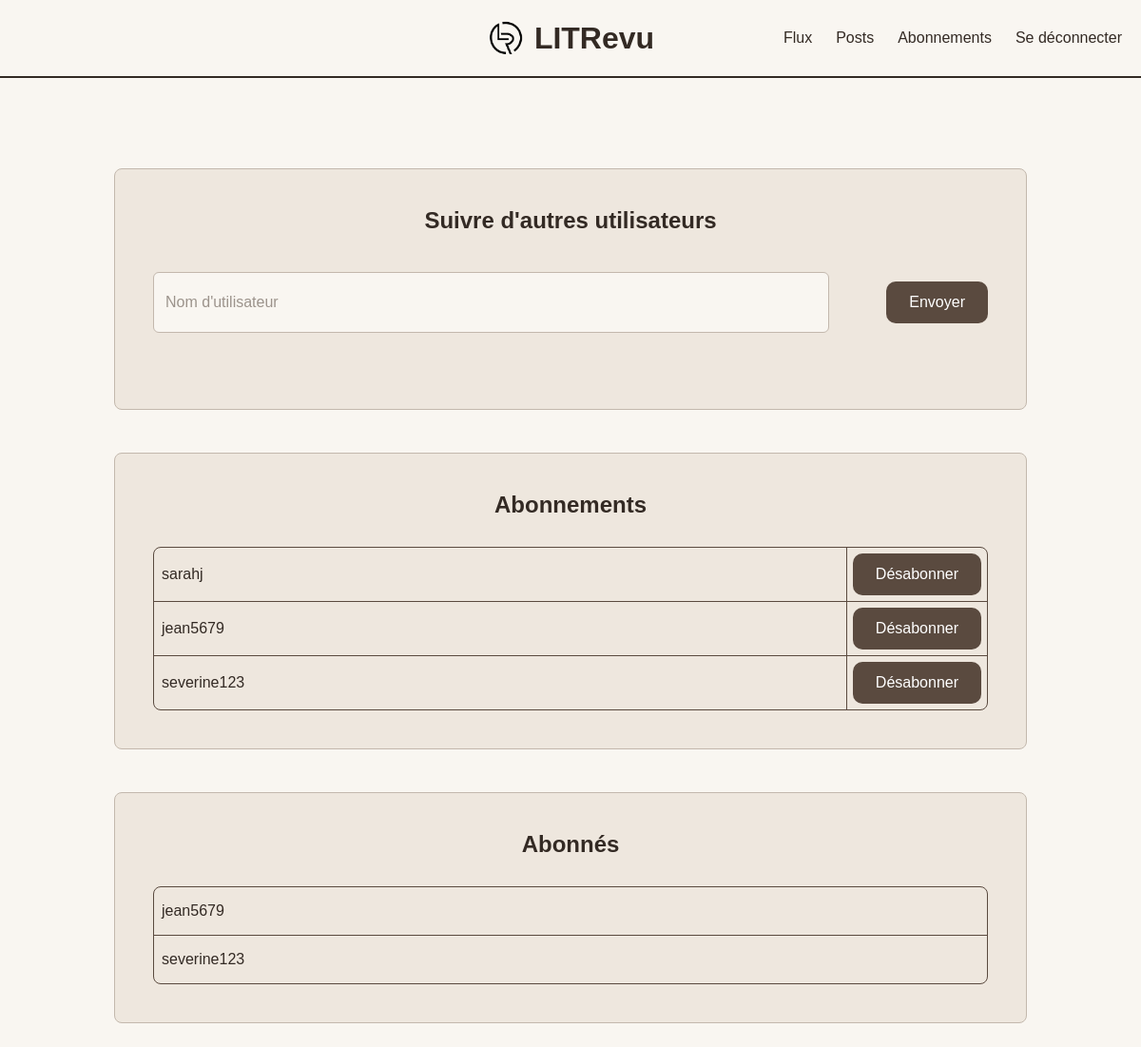
The page /subscriptions/ (signed in) on the database its author committed.
### reviews/models.py (models this page shows, shortened)
class UserFollows(models.Model):
    user = models.ForeignKey(
        to=settings.AUTH_USER_MODEL,
        on_delete=models.CASCADE,
        related_name='following'
    )
    followed_user = models.ForeignKey(
        to=settings.AUTH_USER_MODEL,
        on_delete=models.CASCADE,
        related_name='followed_by'
    )
    class Meta:
        unique_together = ('user', 'followed_user')

### authentication/models.py (models this page shows)
class User(AbstractUser):
    pass

### reviews/views.py (the view, shortened to what this page needs)
class SubscriptionsPageView(LoginRequiredMixin, View):
    template_name = 'reviews/subscriptions.html'
    login_url = 'authentication:login'
    def get(self, request):
        form = FollowUserForm()
        return render(request, self.template_name, {
            'form': form,
        })

### reviews/forms.py
class FollowUserForm(forms.Form):
    username = forms.CharField(
        max_length=150,
        widget=forms.TextInput(attrs={
            'placeholder': "Nom d'utilisateur",
        })
    )

### reviews/templates/reviews/subscriptions.html (shortened to what this page needs)
{% extends 'base.html' %}
{% block content %}
<div class="subscriptions-messages">
</div>
<div class="subscription-container">
    <div class="card">
        <div class="card-content">
            <h2 class="banner-title">Suivre d'autres utilisateurs</h2>
            <form method="post" class="form-generic">
                <div class="button-group">
                    {{ form.username }}
                    <button type="submit" class="btn">Envoyer</button>
                </div>
            </form>
        </div>
    </div>
</div>
<div class="subscription-container">
    <div class="card">
        <div class="card-content">
            <h2 class="banner-title">Abonnements</h2>
            {% if request.user.following.all %}
                <table class="subscriptions-table">
                    <tbody>
                        {% for followed in request.user.following.all %}
                            <tr>
                                <td class="subscription-username">{{ followed.followed_user.username }}</td>
                                <td class="subscription-action">
                                    <form method="post">
                                        <button type="submit" class="btn">Désabonner</button>
                                    </form>
                                </td>
                            </tr>
                        {% endfor %}
                    </tbody>
                </table>
            {% else %}
                <p>Vous n'êtes abonné à aucun utilisateur</p>
            {% endif %}
        </div>
    </div>
</div>
<div class="subscription-container">
    <div class="card">
        <div class="card-content">
            <h2 class="banner-title">Abonnés</h2>
            {% if request.user.followed_by.all %}
                <table class="subscriptions-table">
                    <tbody>
                        {% for follower in request.user.followed_by.all %}
                            <tr>
                                <td class="subscription-follower">{{ follower.user.username }}</td>
                            </tr>
                        {% endfor %}
                    </tbody>
                </table>
            {% else %}
                <p>Vous n'avez pas encore d'abonné</p>
            {% endif %}
        </div>
    </div>
</div>
{% endblock content %}

### static/style.css (style rules this page uses)
:root { --color-background: #f9f6f1; --color-surface: #eee7de; --color-text: #332a24; --color-border: #c3b8ad; --color-accent: #5a4a3f; --color-accent-hover: #44372f; --color-placeholder: #756a61; --color-info: #291dc8; --color-error: #e30d0a; }
body { margin: 0; font-family: Arial, sans-serif; background-color: var(--color-background); color: var(--color-text); }
.banner-title { margin: 0; color: var(--color-text); }
.card { flex: 1; border: 1px solid var(--color-border); padding: 40px; margin: 20px; display: flex; justify-content: center; align-items: center; background-color: var(--color-surface); border-radius: 8px; }
.card-content { text-align: center; width: 100%; }
.btn, a.btn, button.btn { display: inline-flex; align-items: center; justify-content: center; box-sizing: border-box; padding: 12px 24px; margin: 10px 0; font-size: 1rem; font-family: inherit; line-height: normal; text-decoration: none !important; border: none; border-radius: 10px; background-color: var(--color-accent); color: white; cursor: pointer; height: 44px; transition: background-color 0.2s, outline 0.2s; -webkit-appearance: none; -moz-appearance: none; appearance: none; vertical-align: middle; }
.form-generic input { width: 100%; padding: 15px 12px; font-size: 1rem; border: 1px solid var(--color-border); border-radius: 6px; box-sizing: border-box; background-color: var(--color-background); color: var(--color-text); transition: border-color 0.2s, box-shadow 0.2s; }
.form-generic input::placeholder { color: var(--color-placeholder); opacity: 0.7; }
.button-group { display: flex; justify-content: center; gap: 60px; margin: 40px 0; }
.card-content h2.banner-title { text-align: center; margin-bottom: 30px; }
.subscription-container { display: flex; justify-content: center; align-items: stretch; margin: 5px auto; max-width: 1000px; }
.subscriptions-messages { height: 40px; display: flex; justify-content: center; align-items: center; max-width: 1000px; margin:30px auto 0 auto; }
.subscriptions-table { width: 100%; border: 1px solid var(--color-accent); border-radius: 8px; border-spacing: 0; overflow: hidden; }
.subscriptions-table td { border-bottom: 1px solid var(--color-accent); border-right: 1px solid var(--color-accent); }
.subscriptions-table td:last-child { border-right: none; }
.subscriptions-table tr:last-child td { border-bottom: none; }
.subscription-username { width: 85%; text-align: left; padding-left: 8px; }
.subscription-action { width: 15%; padding: 0; }
.subscription-action .btn { margin: 6px; }
.subscription-follower { text-align: left; padding: 16px 8px ; }

### rows shown on the page
UserFollows: followed_user.username "sarahj"
UserFollows: followed_user.username "jean5679"
UserFollows: followed_user.username "severine123"
UserFollows: user.username "jean5679"
UserFollows: user.username "severine123"
